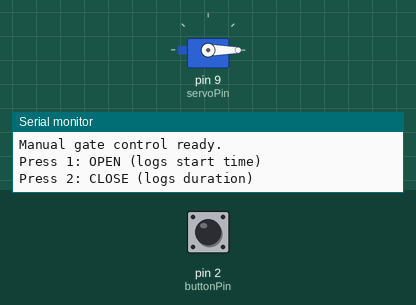
This sketch was run on a simulated Arduino Uno, built with avr-gcc and run on an emulated ATmega328P. Shown: servo, the last lines printed to the serial monitor. The test bench sets the inputs (shaded band); at power-on: pin 2 (buttonPin) HIGH.

Above: at 1.2 s.
1.3 s: pin 2 (buttonPin) pulled LOW for 0.15 s
At 1.9 s:
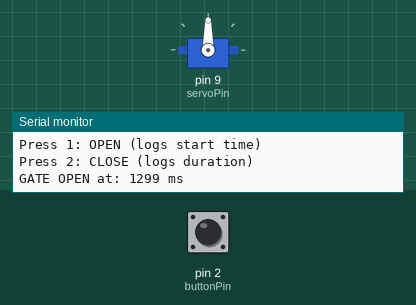
2.9 s: pin 2 (buttonPin) pulled LOW for 1 s
At 3.2 s:
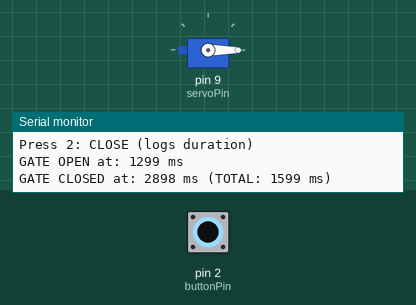
5.4 s: pin 2 (buttonPin) pulled LOW for 3.2 s
At 6.3 s:
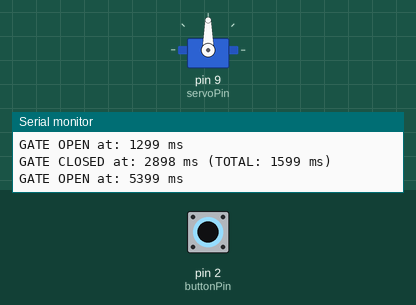
Timing chart, 0 to 8.4 s (numbered marks = the images above; inputs shaded):
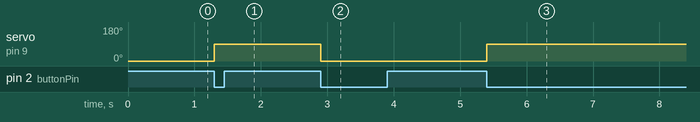

Measured:
- after the input at 1.3 s, servo on pin 9 (servoPin): 0° → 90° at once
- after the input at 2.9 s, servo on pin 9 (servoPin): 90° → 0° at once
- after the input at 5.4 s, servo on pin 9 (servoPin): 0° → 90° at once

The sketch:

ball-ramp-test-manual.ino
```cpp
#include <Servo.h>

const int buttonPin = 2;
const int servoPin = 9;

Servo myServo;

int lastButtonState = HIGH;
bool gateOpen = false;
unsigned long startTime = 0;

void setup() {
  Serial.begin(9600);
  myServo.attach(servoPin);
  myServo.write(0);  // Start closed

  pinMode(buttonPin, INPUT_PULLUP);
  Serial.println("Manual gate control ready.");
  Serial.println("Press 1: OPEN (logs start time)");
  Serial.println("Press 2: CLOSE (logs duration)");
}

void loop() {
  int buttonState = digitalRead(buttonPin);

  // Detect button press (HIGH to LOW edge)
  if (buttonState == LOW && lastButtonState == HIGH) {
    if (!gateOpen) {
      // OPEN
      startTime = millis();
      Serial.print("GATE OPEN at: ");
      Serial.print(startTime);
      Serial.println(" ms");
      myServo.write(90);
      gateOpen = true;
    } else {
      // CLOSE
      unsigned long endTime = millis();
      unsigned long duration = endTime - startTime;
      Serial.print("GATE CLOSED at: ");
      Serial.print(endTime);
      Serial.print(" ms (TOTAL: ");
      Serial.print(duration);
      Serial.println(" ms)");
      myServo.write(0);
      gateOpen = false;
    }
    delay(200);  // Debounce for clean presses
  }

  lastButtonState = buttonState;
}
```
